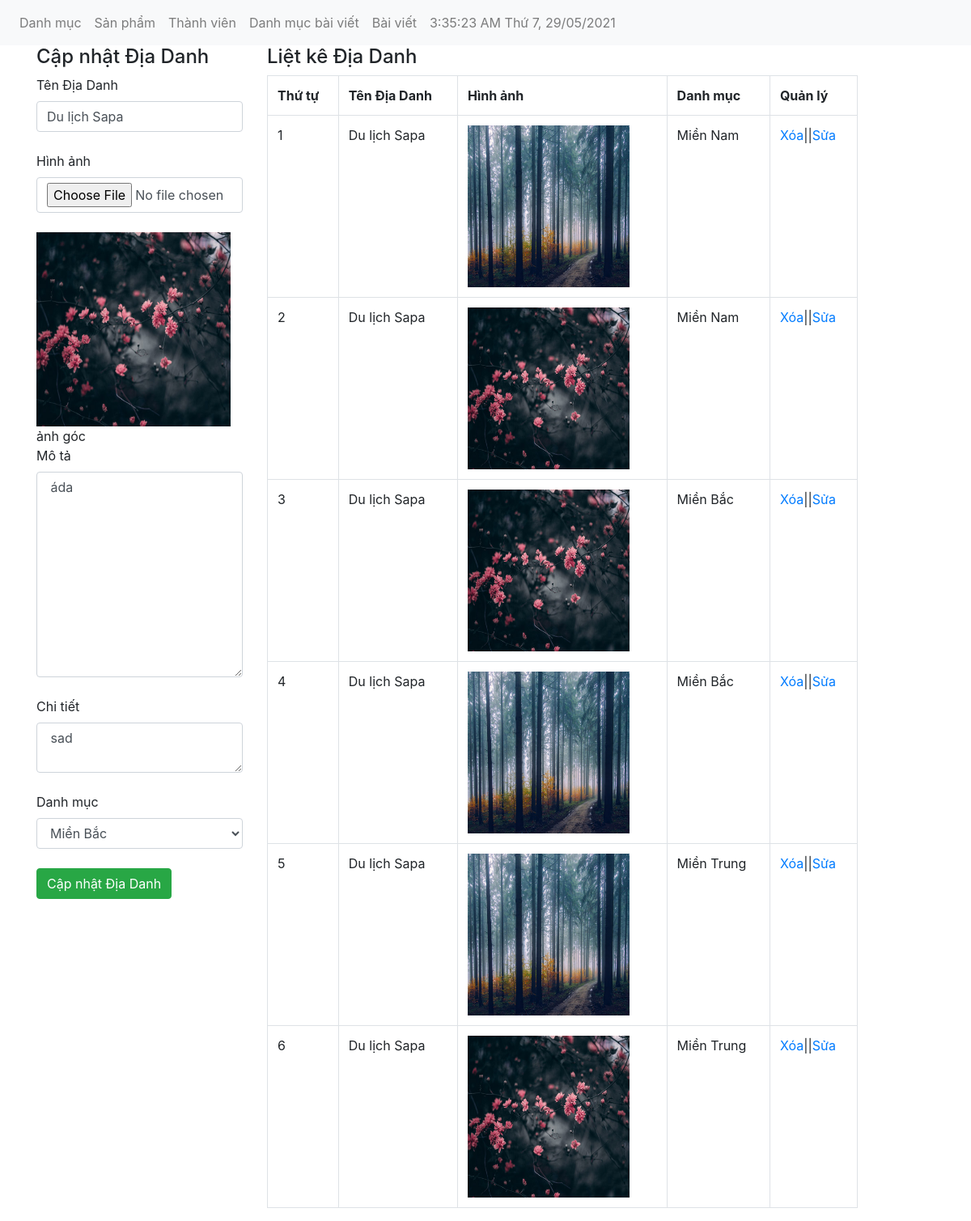
/admin/dulich.php?quanly=capnhat&capnhat_id=51, run on the app's committed database.
### tables this page shows
CREATE TABLE `tbl_dulich` (
  `dulich_id` int(11) NOT NULL,
  `category_id` int(11) NOT NULL,
  `dulich_name` varchar(255) NOT NULL,
  `dulich_chitiet` text NOT NULL,
  `dulich_mota` text NOT NULL,
  `dulich_image` varchar(50) NOT NULL
);

CREATE TABLE `tbl_category` (
  `category_id` int(11) NOT NULL,
  `category_name` varchar(50) NOT NULL
);

### admin/dulich.php (the view, shortened to what this page needs)
<?php include('../db/ketnoi.php'); ?>
<!DOCTYPE html>
<html lang="en">
<head>
    <link href="../css/bootstrap.css" rel="stylesheet" type="text/css" media="all" />
</head>
<body>
<?php include './menutop.php' ?>
    <div class="container">
        <div class="row">
            <?php
                if(isset($_GET['quanly'])=='capnhat'){
                    $id_capnhat = $_GET['capnhat_id'];
                    $sql_capnhat = mysqli_query($con,"SELECT * FROM tbl_dulich WHERE dulich_id = '$id_capnhat'");
                    $row_capnhat = mysqli_fetch_array($sql_capnhat);
                    $id_category_1 = $row_capnhat['category_id'];
                   ?>
                      <div class="col-md-3">
                <h4>Cập nhật Địa Danh</h4>
                <form action="" method="POST" enctype="multipart/form-data">
                    <label>Tên Địa Danh</label>
                    <input type="text" class="form-control" name="tendulich" value="<?php echo $row_capnhat['dulich_name'] ?>"><br>
                    <label>Hình ảnh</label>
                    <input type="file" class="form-control" name="hinhanh" ><br>
                    <img src="../uploads/<?php echo $row_capnhat['dulich_image'] ?>" height="240" width="240"><span>ảnh góc</span><br>
                    <label>Mô tả</label>
                    <textarea class="form-control" rows="10" name="mota"><?php echo $row_capnhat['dulich_mota'] ?></textarea><br>
                    <label>Chi tiết</label>
                    <textarea class="form-control" name="chitiet"><?php echo $row_capnhat['dulich_chitiet'] ?></textarea><br>
                    <label>Danh mục</label>
                    <?php
                        $sql_danhmuc = mysqli_query($con,"SELECT * FROM tbl_category ORDER BY category_id ASC");
                    ?>
                    <select name="danhmuc" class="form-control">
                    <?php
                        while($row_danhmuc = mysqli_fetch_array($sql_danhmuc)){
                            if($id_category_1 == $row_danhmuc['category_id']){
                    ?>
                        <option selected value="<?php echo $row_danhmuc['category_id'] ?>"><?php echo $row_danhmuc['category_name'] ?></option>
                        <?php
                        }else{
                        }
                        ?>
                        <?php
                        }
                        ?>
                    </select><br>
                    <input type="submit" value="Cập nhật Địa Danh" class="btn btn-success" name="themdulich">
                </form>
            </div>
                <?php
                }
                ?>
            <div class="col-md-8">
                <h4>Liệt kê Địa Danh</h4>
                <?php
                $sql_select_sp = mysqli_query($con,"SELECT * FROM tbl_dulich,tbl_category WHERE tbl_dulich.category_id = tbl_category.category_id ORDER BY tbl_dulich.dulich_id ASC");
                ?>
                <table class="table table-bordered">
                    <tr>
                        <th>Thứ tự</th>
                        <th>Tên Địa Danh</th>
                        <th>Hình ảnh</th>
                        <th>Danh mục</th>
                        <th>Quản lý</th>
                    </tr>
                <?php
                    $i = 0;
                    while($row_sp = mysqli_fetch_array($sql_select_sp)){
                    $i++;
                ?>
                        <tr>
                            <td><?php echo $i ?></td>
                            <td><?php echo $row_sp['dulich_name'] ?></td>
                            <td><img src="../uploads/<?php echo $row_sp['dulich_image'] ?>" alt="" height="200" width="200"></td>
                            <td><?php echo $row_sp['category_name'] ?></td>
                            <td><a href="?xoa=<?php echo $row_sp['dulich_id'] ?>">Xóa</a>||<a href="dulich.php?quanly=capnhat&capnhat_id=<?php echo $row_sp['dulich_id'] ?>">Sửa</a></td>
                        </tr>
                        <?php
                    }
                    ?>
        </table>
            </div>
        </div>
    </div>
</body>
</html>

### data on the page
tbl_dulich: tendulich "Du lịch Sapa", dulich_image (picture), mota "áda", chitiet "sad", dulich_name "Du lịch Sapa", category.category_name "Miền Bắc"
tbl_dulich: dulich_name "Du lịch Sapa", dulich_image (picture), category.category_name "Miền Nam"
tbl_dulich: dulich_name "Du lịch Sapa", dulich_image (picture), category.category_name "Miền Nam"
tbl_dulich: dulich_name "Du lịch Sapa", dulich_image (picture), category.category_name "Miền Bắc"
tbl_dulich: dulich_name "Du lịch Sapa", dulich_image (picture), category.category_name "Miền Trung"
tbl_dulich: dulich_name "Du lịch Sapa", dulich_image (picture), category.category_name "Miền Trung"

### other printed values
form field danhmuc "Miền Bắc"
